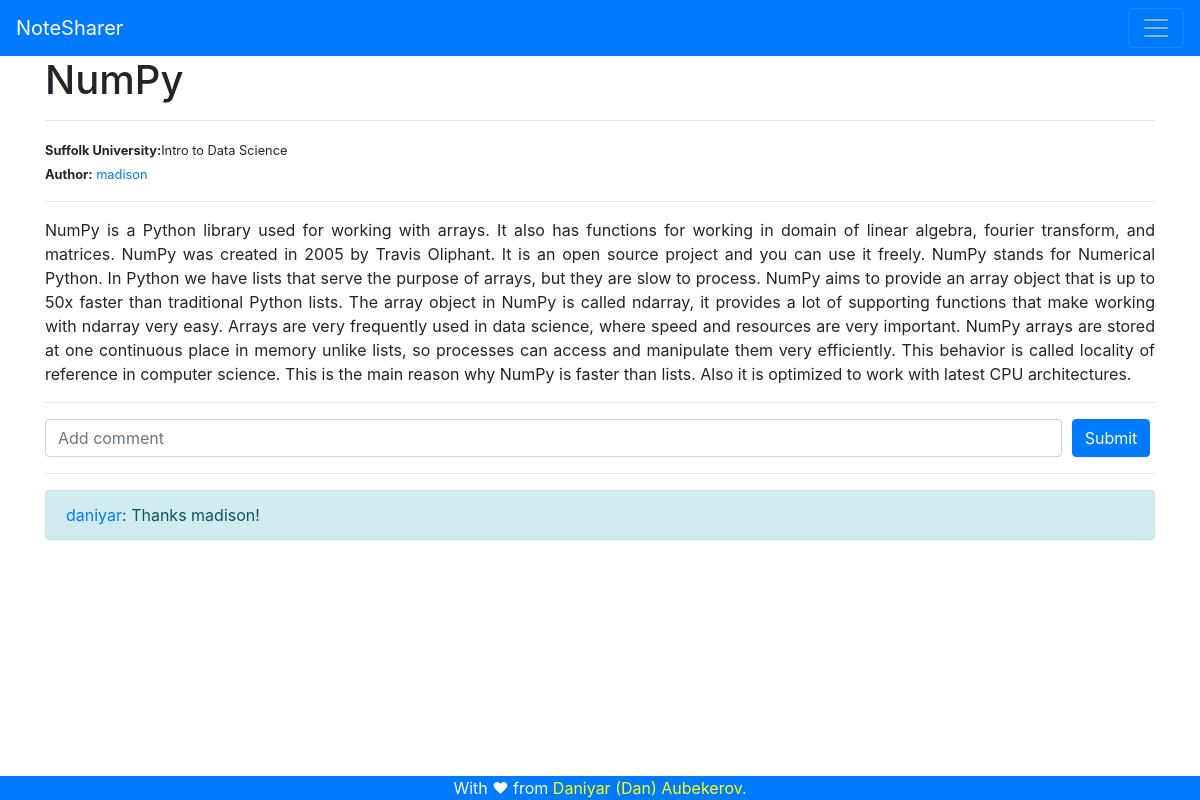
/notes/10 (signed in), run on the app's committed database.
### tables this page shows
CREATE TABLE Notes (
    'noteID' INTEGER NOT NULL PRIMARY KEY,
    'content' TEXT(50000),
    'author' INTEGER, 'university' VARCHAR(300), 'class' VARCHAR(300), 'lectureName' VARCHAR(300),
    FOREIGN KEY('author') REFERENCES accounts(id)
);

CREATE TABLE 'accounts' (
'id' INTEGER PRIMARY KEY,
'login' VARCHAR(255),
'password' VARCHAR(255),
'name' VARCHAR(255)
, 'university' VARCHAR(255), 'github' VARCHAR(255));

CREATE TABLE Comments (
    'commentID' INTEGER NOT NULL PRIMARY KEY,
    'content' VARCHAR(300),
    'author' INTEGER,
    'note' INTEGER,
    FOREIGN KEY('author') REFERENCES accounts(id),
    FOREIGN KEY('note') REFERENCES notes(noteID)
);

### app.py (the view)
@app.route('/notes/<id>', methods = ['POST', 'GET'])
def note(id):
    if (not session['user']):
        return render_template('404.html', error = 'You are not loged in to view this page')
    context = dict()
    db_connection = sqlite3.connect('database.db')
    if (request.method == 'POST'):
        comment = request.form.get('comment')
        cursor = db_connection.cursor()
        cursor.execute('INSERT INTO comments (content, author, note) VALUES (?,?,?);', (comment, session['user']['id'], id))
        db_connection.commit()
        cursor.close()
    cursor = db_connection.cursor()
    cursor.execute('SELECT notes.content,  notes.university, notes.class, notes.lectureName, accounts.login, notes.noteID FROM notes INNER JOIN accounts ON notes.author = accounts.id WHERE notes.noteID = ? ', [id])
    note = cursor.fetchone()
    context['note'] = note
    cursor.execute('SELECT comments.content, accounts.login FROM comments INNER JOIN accounts ON comments.author=accounts.id WHERE comments.note=?;', [id])
    comments = cursor.fetchall()
    context['comments'] = comments
    return render_template('note.html', context = context)

### templates/note.html (shortened to what this page needs)
{% extends 'base.html' %}
{% block body %}
    <div class="container">
        <div class="well">
            <div class="row">
                <div class="col-md-12">
                    <div class="">
                        <h1  class="hidden-xs hidden-sm">{{context['note'][3]}}</h1>
                        <hr>
                        <small><strong>{{context['note'][1]}}:</strong>{{context['note'][2]}}</small><br>
                        <small><strong>Author:</strong> <a href = "{{url_for('user', login = context['note'][4])}}">{{context['note'][4]}}</a></small>
                        <hr>
                        <p class="text-justify">{{context['note'][0] | safe }}</p></div>
                        <hr>
                </div>
            </div>
        </div>
        <form method = "post"  id = "comment">
            <div class="form-row">
                <div class="col-11">
                    <input type="text" id = "comment" name = "comment" class="form-control" placeholder="Add comment">
                </div>
                <div class="col-1">
                    <input type = "submit" class = "btn btn-primary" value = "Submit" />
                </div>
            </div>
        </form>
        <hr>
        {% for comment in context['comments'] %}
            <div class="alert alert-info" role="alert">
                <a href = "{{url_for('user', login = comment[1])}}">{{comment[1]}}</a>: {{comment[0]}}
            </div>
        {% endfor %}
    </div>
{% endblock %}

### data on the page
Notes: lectureName "NumPy", university "Suffolk University", class "Intro to Data Science", content "NumPy is a Python library used for working with arrays. It also has functions for working in domain of linear algebra, fourier transform, and matrices. NumPy was created in 2005 by Travis Oliphant. It is an open source project and you can use it freely. NumPy stands for Numerical Python. In Python we have lists that serve the purpose of arrays, but they are slow to process. NumPy aims to provide an array object that is up to 50x faster than traditional Python lists. The array object in NumPy is called ndarray, it provides a lot of supporting functions that make working with ndarray very easy. Arrays are very frequently used in data science, where speed and resources are very important.…"
accounts: login "madison"
Comments: login "daniyar", content "Thanks madison!"
